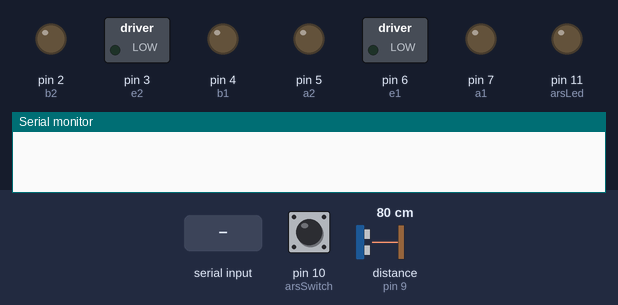
A sketch run on a simulated Arduino Uno, built with avr-gcc and run on an emulated ATmega328P. Shown: switched loads named in the sketch (green lamp = pin HIGH), output pins drawn as LEDs (lit = HIGH), the last lines printed to the serial monitor. Wiring (inferred from the names in the program): ultrasonic range finder: trigger pin 8; echo pin 9. Inputs (shaded band) come from the test bench; at power-on: pin 10 (arsSwitch) LOW, distance to the obstacle (sensor on pin 9) 80 cm. The echo pulse lasts 58.3 µs per cm; pins used as bus, display or sensor lines are not drawn.

Above: at 1.2 s.
1.3 s: "a" received over Serial
At 2.2 s:
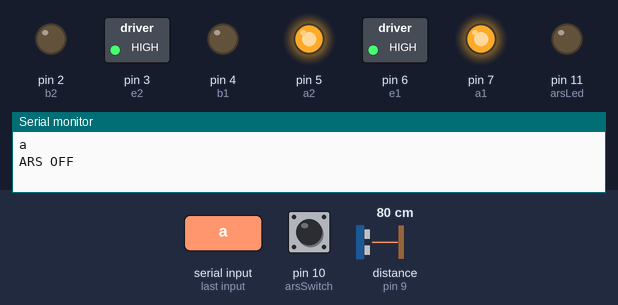
2.8 s: "b" received over Serial
At 3.3 s:
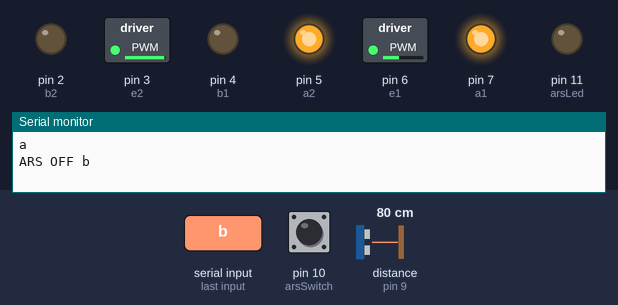
4.3 s: "c" received over Serial
At 5.5 s:
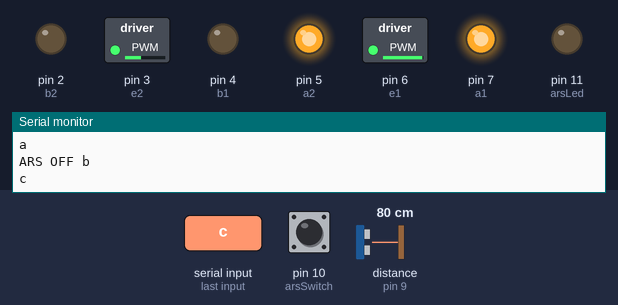
5.8 s: "d" received over Serial
At 6.8 s:
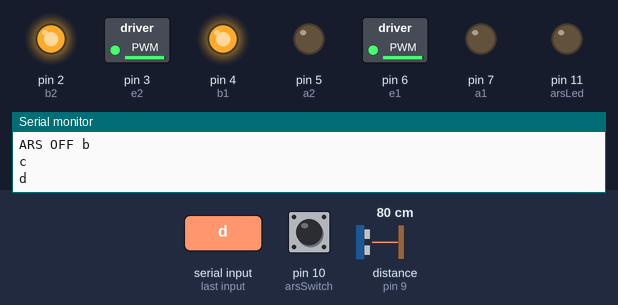
7.3 s: "1" received over Serial
At 8.0 s:
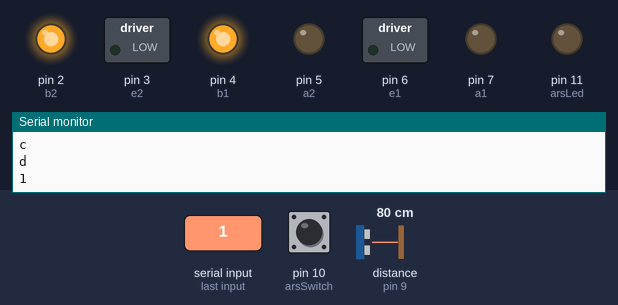
8.8 s: "a" received over Serial
At 9.1 s:
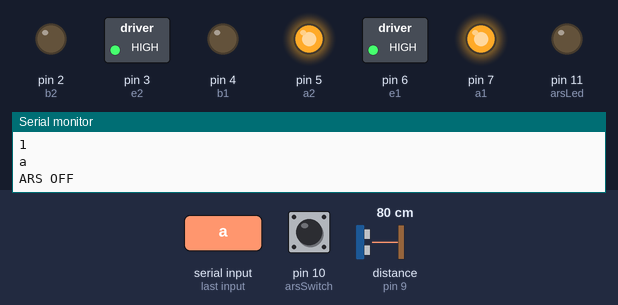
Timing chart, 0 to 11.3 s (numbered marks = the images above; inputs shaded):
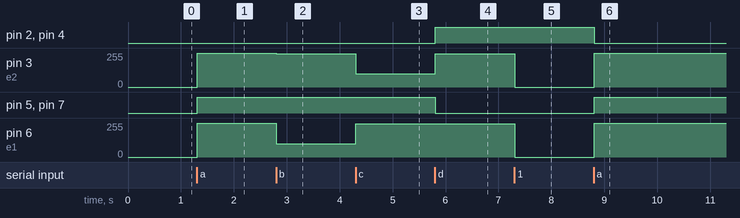

The sketch:

ARS_Instructibles.ino
```cpp
//ARS system on Wireless Remote Car

//byte rb1, rb2, rb3, rb4;
byte echoPin = 9, trigPin = 8;
byte e1 = 6, e2 = 3;//e1=>right motor enable
byte a1 = 7, b1 = 4, a2 = 5, b2 = 2;
byte arsSwitch = 10;
byte arsLed = 11;

char junk;
String inputString = "";

long microsecondsToCentimeters(long microseconds)
{

  return (microseconds / 29 / 2);
}


void setup()
{
  int i;
  Serial.begin(9600);
  pinMode(echoPin, INPUT);
  pinMode(trigPin, OUTPUT);
  for (i = 2; i <= 7; i++)
  {
    pinMode(i, OUTPUT);
  }
  pinMode(arsSwitch, INPUT);
  pinMode(arsLed, OUTPUT);

}

void loop()
{
  long duration, inches, cm, k;
  int arsswitchstate;
  int minRange = 20, maxRange = 70;

  pinMode(trigPin, OUTPUT);
  digitalWrite(trigPin, LOW);
  delayMicroseconds(2);
  digitalWrite(trigPin, HIGH);
  delayMicroseconds(5);
  digitalWrite(trigPin, LOW);

  pinMode(echoPin, INPUT);
  duration = pulseIn(echoPin, HIGH);
  if (Serial.available()) {
    while (Serial.available())
    {
      char inChar = (char)Serial.read(); //read the input
      inputString += inChar;        //make a string of the characters coming on serial
    }
    Serial.println(inputString);
    while (Serial.available() > 0)
    {
      junk = Serial.read() ;  // clear the serial buffer
    }
    if (inputString == "a") {     //in case of 'a' turn the LED on
    {
      if (digitalRead(arsSwitch) == HIGH)
      {
        digitalWrite(arsLed, HIGH);
        // convert the time into a distance

        cm = microsecondsToCentimeters(duration);
        if (cm > maxRange && cm == 0)
        {
          analogWrite(e1, 255);
          analogWrite(e2, 255);
        }
        else if (cm > 0 && cm < minRange)
        {
          digitalWrite(e1, LOW);
          digitalWrite(e2, LOW);
        }
        else
        {
          k = map(cm, minRange, maxRange, 0, 235);
          analogWrite(e1, k);
          analogWrite(e2, k);
          Serial.print(k);
          Serial.print("PWM ");
          digitalWrite(a1, HIGH);
          digitalWrite(b1, LOW);
          digitalWrite(a2, HIGH);
          digitalWrite(b2, LOW);
          // last_state = k;
       }
      }
      else
      {
        digitalWrite(arsLed, LOW);
        Serial.print("ARS OFF ");
        analogWrite(e1, 255);
        analogWrite(e2, 255);
        digitalWrite(a1, HIGH);
        digitalWrite(b1, LOW);
        digitalWrite(a2, HIGH);
        digitalWrite(b2, LOW);
      }
    }
    }
    else if (inputString == "b")//RIGHT TURN
    {
     analogWrite(e1, 100);
     analogWrite(e2, 250);
     digitalWrite(a1, HIGH);
     digitalWrite(b1, LOW);
     digitalWrite(a2, HIGH);
     digitalWrite(b2, LOW);
    }
    else if (inputString == "c")//LEFT TURN
    {
      analogWrite(e1, 250);
      analogWrite(e2, 100);
      digitalWrite(a1, HIGH);
      digitalWrite(b1, LOW);
      digitalWrite(a2, HIGH);
      digitalWrite(b2, LOW);
    }
    else if (inputString == "d")//Reverse
    {
      analogWrite(e1, 250);
      analogWrite(e2, 250);
      digitalWrite(a1, LOW);
      digitalWrite(b1, HIGH);
      digitalWrite(a2, LOW);
      digitalWrite(b2, HIGH);
    }

    else
    {
      analogWrite(e1, 0);
      analogWrite(e2, 0);
    }
    inputString = "";
  }
}
```

Measured:
- after the input at 1.3 s, pin 3 (e2), pin 6 (e1): 0/255 → 255/255 at once; pin 5 (a2), pin 7 (a1): LOW → HIGH at once
- after the input at 2.8 s, pin 3 (e2): 255/255 → 250/255 at once; pin 6 (e1): 255/255 → 100/255 at once
- after the input at 4.3 s, pin 3 (e2): 250/255 → 100/255 at once; pin 6 (e1): 100/255 → 250/255 at once
- after the input at 5.8 s, pin 2 (b2), pin 4 (b1): LOW → HIGH at once; pin 3 (e2): 100/255 → 250/255 at once; pin 5 (a2), pin 7 (a1): HIGH → LOW at once
- after the input at 7.3 s, pin 3 (e2), pin 6 (e1): 250/255 → 0/255 at once
- after the input at 8.8 s, pin 2 (b2), pin 4 (b1): HIGH → LOW at once; pin 3 (e2), pin 6 (e1): 0/255 → 255/255 at once; pin 5 (a2), pin 7 (a1): LOW → HIGH at once
